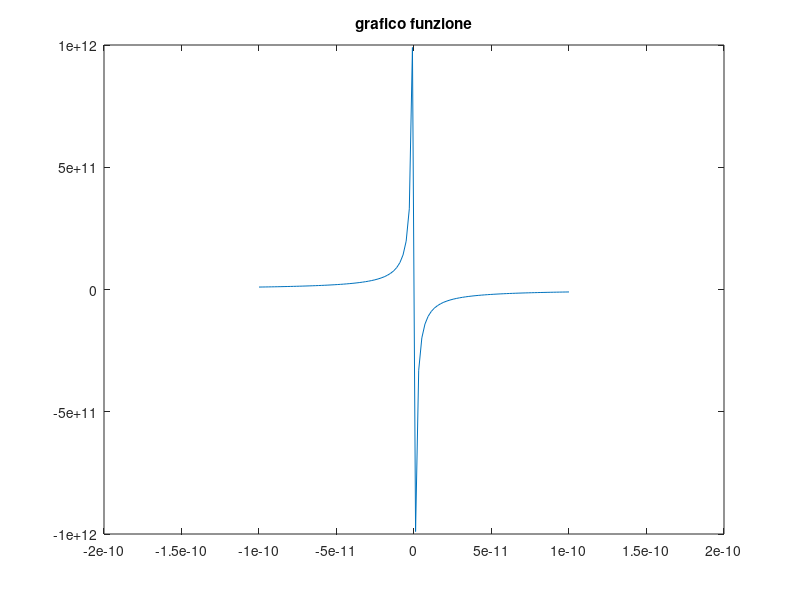
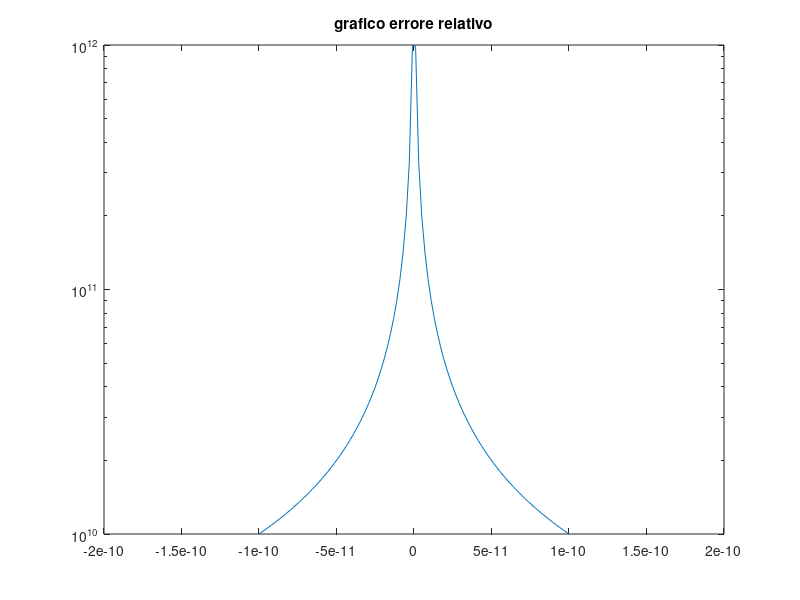

MATLAB code to generate these figures, in order:
clear all;
clc;
x = linspace(-1e-10,1e-10,100);
f = @(x) (1+x) -1 ./ x;
y = f(x)
zero = 1;
erre_relativo = abs(y - zero) / abs(zero);

figure(1)
plot(x,y);
title('grafico funzione');


figure(2)
semilogy(x,erre_relativo);
title('grafico errore relativo');

